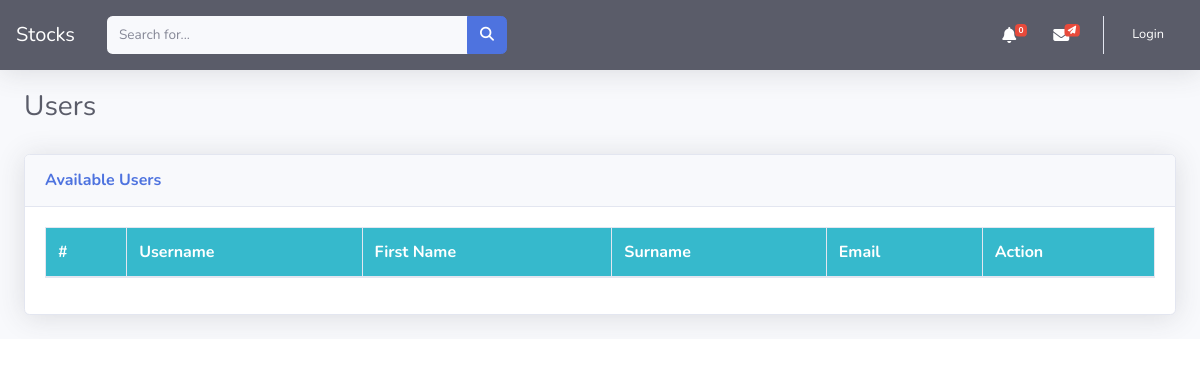
The app's page /customers/, older data.
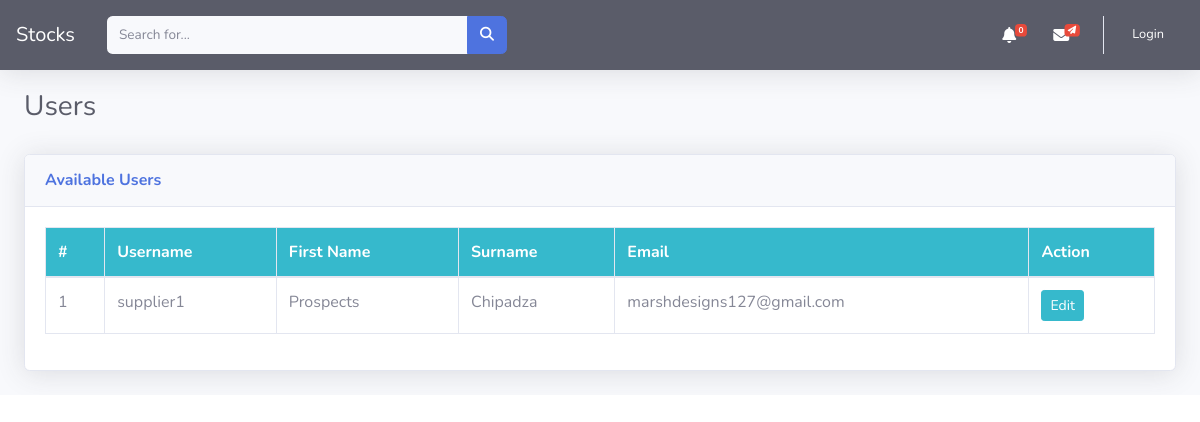
The same page, newer data.
### dashboard/models.py (models this page shows, shortened)
class Vendor(User):
    created_at = models.DateTimeField(auto_now_add=True)

### dashboard/views.py (the view)
# urls.py: path("customers/", CustomersView.as_view(), name="customers"),
class CustomersView(TemplateView):
    template_name = 'skeleton/customer_list.html'
    def get_context_data(self, **kwargs):
        context = super().get_context_data(**kwargs)
        customers = Vendor.objects.all()
        context['customers'] = customers
        return context

### dashboard/context_processors.py (called while the page is built)
def notifications(request):
    allnotifications = BroadcastNotification.objects.all()
    return {'notifications': allnotifications}

def cart(request):
    return {'cart': Cart(request)}

### templates/skeleton/customer_list.html (shortened to what this page needs)
{% extends 'body/base.html' %}
{% block content %}
<div class="container-fluid">
    <div class="d-sm-flex align-items-center justify-content-between mb-4">
        <h1 class="h3 mb-0 text-gray-800" style='margin-top:20px;'>Users</h1>
    </div>
    <div class="card shadow mb-4" style='margin-top:30px;'>
        <div class="card-header py-3">
            <h6 class="m-0 font-weight-bold text-primary">Available Users</h6>
        </div>
        <div class="card-body">
            <div class="table-responsive">
                <table class="table table-bordered" id="dataTable" width="100%" cellspacing="0">
                    <thead class='bg-info'>
                        <tr class="text-white">
                            <th scope="col">#</th>
                            <th scope="col">Username</th>
                            <th scope="col">First Name</th>
                            <th scope="col">Surname</th>
                            <th scope="col">Email</th>
                            <th scope="col">Action</th>
                        </tr>
                    </thead>
                    <tbody>
                        {% for p  in customers  %}
                        <tr>
                            <td>{{forloop.counter}}</td>
                            <td>{{ p.username }}</td>
                            <td>{{ p.first_name }}</td>
                            <td>{{ p.last_name }}</td>
                            <td>{{ p.email }}</td>
                            <td>
                                <a class="btn btn-info btn-sm" href="{% url 'update-user' p.id %}">Edit</a>
                            </td>
                        </tr>
                        {% endfor %}
                    </tbody>
                </table>
            </div>
        </div>
    </div>
</div>
{% endblock  %}

Row changes from the older to the newer data that the page shows:
added Vendor: username "supplier1", first_name "Prospects", last_name "Chipadza", email "marshdesigns127@gmail.com"
